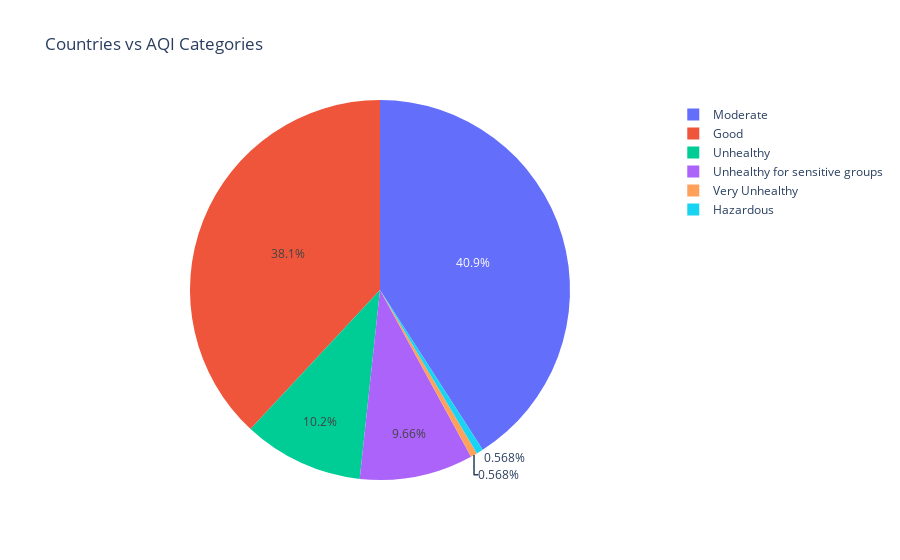

Source (notebook cell):
### Code cell
fig = px.pie(df5, values='Number of countries', names='AQI Category', title='Countries vs AQI Categories')
fig.show()

### Figure 1 — Plotly figure (JSON) as saved in the notebook; plotly's stock layout.template omitted (floating-point values rounded to 4 significant figures)
{"data": [{"domain": {"x": [0, 1], "y": [0, 1]}, "hovertemplate": "AQI Category=%{label}<br>Number of countries=%{value}<extra></extra>", "labels": ["Good", "Moderate", "Unhealthy for sensitive groups", "Very Unhealthy", "Hazardous", "Unhealthy"], "legendgroup": "", "name": "", "showlegend": true, "type": "pie", "values": [67, 72, 17, 1, 1, 18]}], "layout": {"legend": {"tracegroupgap": 0}, "title": {"text": "Countries vs AQI Categories"}}}
